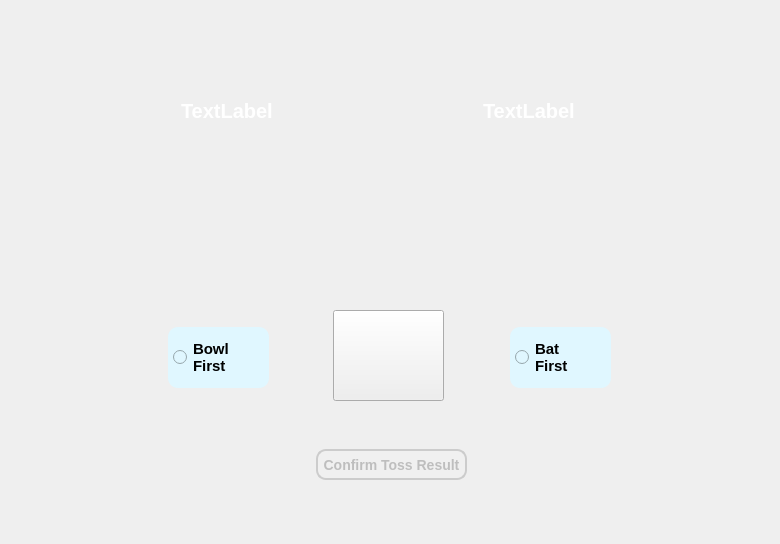
<?xml version="1.0" encoding="UTF-8"?>
<ui version="4.0">
 <class>TossScreen</class>
 <widget class="QWidget" name="TossScreen">
  <property name="geometry">
   <rect>
    <x>0</x>
    <y>0</y>
    <width>780</width>
    <height>544</height>
   </rect>
  </property>
  <property name="windowTitle">
   <string>Form</string>
  </property>
  <property name="styleSheet">
   <string notr="true">#TossScreen {
    background-image: url(:/images/toss_screenbackground.png);
    background-repeat: no-repeat;
    background-position: center;
    background-attachment: fixed;
}</string>
  </property>
  <widget class="QRadioButton" name="ballFirst">
   <property name="enabled">
    <bool>false</bool>
   </property>
   <property name="geometry">
    <rect>
     <x>168</x>
     <y>327</y>
     <width>101</width>
     <height>61</height>
    </rect>
   </property>
   <property name="font">
    <font>
     <pointsize>-1</pointsize>
     <bold>true</bold>
    </font>
   </property>
   <property name="styleSheet">
    <string notr="true">QRadioButton{
font-size:15px;
color:black;
background-color:#e0f7ff;;
border-radius: 10px;
padding: 5px;
}

QRadioButton:hover {
    background-color: blue;
    border: 2px solid #00aaff;
  	color:white;

}</string>
   </property>
   <property name="text">
    <string>Bowl
First</string>
   </property>
   <property name="iconSize">
    <size>
     <width>24</width>
     <height>24</height>
    </size>
   </property>
  </widget>
  <widget class="QRadioButton" name="batFirst">
   <property name="enabled">
    <bool>false</bool>
   </property>
   <property name="geometry">
    <rect>
     <x>510</x>
     <y>327</y>
     <width>101</width>
     <height>61</height>
    </rect>
   </property>
   <property name="font">
    <font>
     <pointsize>-1</pointsize>
     <bold>true</bold>
    </font>
   </property>
   <property name="styleSheet">
    <string notr="true">QRadioButton{
font-size:15px;
color:black;
background-color:#e0f7ff;;
border-radius: 10px;
padding: 5px;
}

QRadioButton:hover {
    background-color: blue;
    border: 2px solid #00aaff;
  	color:white;
}</string>
   </property>
   <property name="text">
    <string>Bat
First</string>
   </property>
   <property name="iconSize">
    <size>
     <width>24</width>
     <height>24</height>
    </size>
   </property>
  </widget>
  <widget class="QLabel" name="label">
   <property name="geometry">
    <rect>
     <x>380</x>
     <y>470</y>
     <width>37</width>
     <height>12</height>
    </rect>
   </property>
   <property name="text">
    <string>TextLabel</string>
   </property>
  </widget>
  <widget class="QPushButton" name="confirmBtn">
   <property name="enabled">
    <bool>false</bool>
   </property>
   <property name="geometry">
    <rect>
     <x>316</x>
     <y>449</y>
     <width>151</width>
     <height>31</height>
    </rect>
   </property>
   <property name="font">
    <font>
     <pointsize>-1</pointsize>
     <bold>true</bold>
    </font>
   </property>
   <property name="styleSheet">
    <string notr="true">QPushButton {
    background-color: #f0f0f0;
    border: 2px solid #ccc;
    border-radius: 10px;
    padding: 5px;
	font-size:14px;
}

QPushButton:hover {
    background-color: #e0f7ff;
    border: 2px solid #00aaff;
    
}</string>
   </property>
   <property name="text">
    <string>Confirm Toss Result</string>
   </property>
  </widget>
  <widget class="QPushButton" name="btnToss">
   <property name="geometry">
    <rect>
     <x>333</x>
     <y>310</y>
     <width>111</width>
     <height>91</height>
    </rect>
   </property>
   <property name="text">
    <string/>
   </property>
   <property name="iconSize">
    <size>
     <width>100</width>
     <height>91</height>
    </size>
   </property>
  </widget>
  <widget class="QLabel" name="labelTeamA">
   <property name="geometry">
    <rect>
     <x>181</x>
     <y>97</y>
     <width>141</width>
     <height>27</height>
    </rect>
   </property>
   <property name="font">
    <font>
     <pointsize>-1</pointsize>
     <bold>true</bold>
    </font>
   </property>
   <property name="styleSheet">
    <string notr="true">QLabel{
font-size:20px;
color:white;


}</string>
   </property>
   <property name="text">
    <string>TextLabel</string>
   </property>
  </widget>
  <widget class="QLabel" name="labelTeamB">
   <property name="geometry">
    <rect>
     <x>483</x>
     <y>97</y>
     <width>141</width>
     <height>27</height>
    </rect>
   </property>
   <property name="font">
    <font>
     <pointsize>-1</pointsize>
     <bold>true</bold>
    </font>
   </property>
   <property name="styleSheet">
    <string notr="true">QLabel{
font-size:20px;
color:white;
}</string>
   </property>
   <property name="text">
    <string>TextLabel</string>
   </property>
  </widget>
 </widget>
 <resources/>
 <connections/>
</ui>
